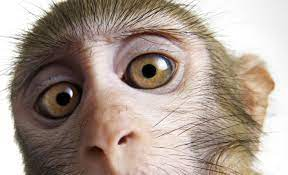
%> input picture Capture1.jpg, 288 x 175 px
$ octave PupilSize.m   (GNU Octave 9; MATLAB toolbox functions it lacks are replaced by stand-ins)
%> lines starting %> are read from the running program, lines starting %| are printed output that depends on the picture; in (x1, y1, x2, y2) boxes, pixels count from 0 and x2, y2 are one past the last pixel; in counts of white or black regions, pixels touching at a corner belong together; the program's own positions count from 1
% Demo by Image Analyst.  July 2021
clc;    % Clear the command window.
close all;  % Close all figures (except those of imtool.)
clear;  % Erase all existing variables. Or clearvars if you want.
workspace;  % Make sure the workspace panel is showing.
format long g;
format compact;
fontSize = 20;

%--------------------------------------------------------------------------------------------------------
%    READ IN IMAGE
folder = pwd;
baseFileName = 'Capture1.jpg';
grayImage = imread(baseFileName);
%> grayImage is the input picture: size 175x288x3 uint8; mean R, G, B 168.9, 153.5, 142.8
% Get the dimensions of the image.
% numberOfColorChannels should be = 1 for a gray scale image, and 3 for an RGB color image.
[rows, columns, numberOfColorChannels] = size(grayImage)
%> rows = 175; columns = 288; numberOfColorChannels = 3
if numberOfColorChannels > 1
	% It's not really gray scale like we expected - it's color.
	% Use weighted sum of ALL channels to create a gray scale image.
	grayImage = min(grayImage, [], 3);
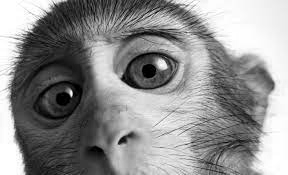
%> grayImage: size 175x288 uint8; min 0, max 255, mean 142.5
end

%--------------------------------------------------------------------------------------------------------
% Display the image.
subplot(2, 2, 1);
imshow(grayImage, []);
axis('on', 'image');
title('Original Image', 'FontSize', fontSize, 'Interpreter', 'None');
impixelinfo;
hFig = gcf;
hFig.WindowState = 'maximized'; % May not work in earlier versions of MATLAB.

%--------------------------------------------------------------------------------------------------------
% Get the histogram so we can see where to threshold it.
subplot(2, 2, 2);
imhist(grayImage);
grid on;
xlabel('Gray Level', 'FontSize', fontSize, 'Interpreter', 'None');
ylabel('Pixel Count', 'FontSize', fontSize, 'Interpreter', 'None');
title('Histogram of Original Image', 'FontSize', fontSize, 'Interpreter', 'None');

%--------------------------------------------------------------------------------------------------------
% Threshold to get the pupil.
% Use interactive thresholding app at https://www.mathworks.com/matlabcentral/fileexchange/29372-thresholding-an-image?s_tid=srchtitle
lowThreshold = 0.0;	% Set an initial guess.
highThreshold = 48;	% Set an initial guess.  (Depends on neighborhood size used for stdfilt().)

% Put lines of threshold on the histogram.
xline(lowThreshold, 'Color', 'r', 'LineWidth', 2);
xline(highThreshold, 'Color', 'r', 'LineWidth', 2);

pupilImage = (grayImage >= lowThreshold) & (grayImage <= highThreshold);
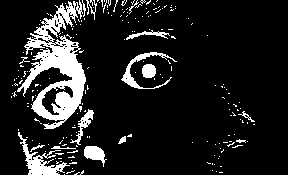
%> pupilImage: size 175x288 logical; 12.5% white; 204 white regions (188 under 20 px), largest, box (x1, y1, x2, y2) and area: (17, 0, 86, 129) 3574, (18, 132, 70, 175) 632, (121, 52, 177, 89) 400
% Display the image.
subplot(2, 2, 3);
imshow(pupilImage, []);
axis('on', 'image');
title('Binary (Thresholded) Image', 'FontSize', fontSize, 'Interpreter', 'None');
caption = sprintf('Binary Image Thresholded at %d.', highThreshold);
title(caption, 'FontSize', fontSize, 'Interpreter', 'None');
impixelinfo;
drawnow;

%--------------------------------------------------------------------------------------------------------
% Further clean up.
% Remove blobs touching edge of the image
% grayImage = imclearborder(grayImage);
% Take largest blob only.
pupilImage = bwareafilt(pupilImage, 1);
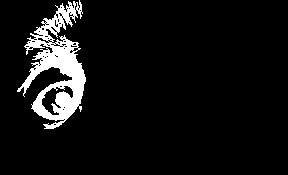
%> pupilImage: size 175x288 logical; 7.1% white; 1 white region, box (x1, y1, x2, y2) and area: (17, 0, 86, 129) 3574
% Fill holes due to specular reflections.
pupilImage = imfill(pupilImage, 'holes');
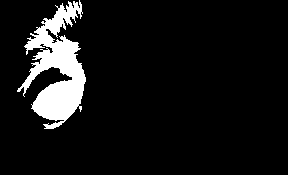
%> pupilImage: size 175x288 logical; 8.2% white; 1 white region, box (x1, y1, x2, y2) and area: (17, 0, 86, 129) 4139
subplot(2, 2, 4);
imshow(pupilImage, []);
axis('on', 'image');
title('Final Pupil Mask', 'FontSize', fontSize, 'Interpreter', 'None');
impixelinfo;

%--------------------------------------------------------------------------------------------------------
% Measure areas
props = regionprops(pupilImage, 'Area', 'Centroid');
%> props = 1 region; Area and Centroid: 4139 [57.8 69.4]
pupilArea = props.Area; % A simple pixel ocount.
%> pupilArea = 4139
% Measure area an alternative way that takes into account the shape of the boundary of the pupil.
weightedArea = bwarea(pupilImage)
%> weightedArea = 4185.6
caption = sprintf('Final Pupil Mask.  The pupil area is %d pixels (or %.1f pixels)', pupilArea, weightedArea);
subplot(2, 2, 4);
title(caption, 'FontSize', fontSize, 'Interpreter', 'None');

%--------------------------------------------------------------------------------------------------------
% Plot the boundaries and center over the original image.
subplot(2, 2, 1);
boundaries = bwboundaries(pupilImage);
%> boundaries = 1 boundary; box (x1, y1, x2, y2) and points: (17, 0, 86, 129) 838
boundaries = boundaries{1};
%> boundaries = 838 rows, first 12: [91 18; 90 19; 89 19; 89 20; 88 21; 87 22; 86 23; 85 23; 84 24; 83 25; 82 26; 81 26]
x = boundaries(:, 2);
%> x = 838 values, max 86 at index 563, min 18 at index 1, mean 54.85
y = boundaries(:, 1);
%> y = 838 values, max 129 at index 634, min 1 at index 329, mean 57.04
hold on;
plot(x, y, 'r-', 'LineWidth', 2); % Plot outline (boundary)
xCenter = props.Centroid(1);
%> xCenter = 57.84
yCenter = props.Centroid(2);
%> yCenter = 69.35
plot(xCenter, yCenter, 'r+', 'LineWidth', 2, 'MarkerSize', 40); % Plot crosshairs at centroid
title('Original Image with Pupil Outlined in Red', 'FontSize', fontSize, 'Interpreter', 'None');
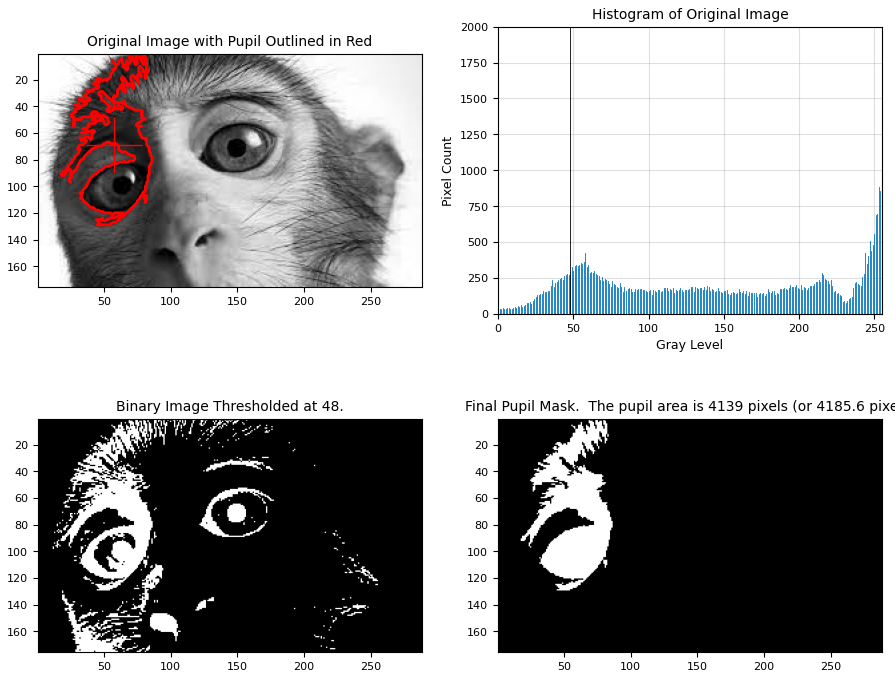
%> figure redrawn from the program's plot data, 4 panels

message = sprintf('The pupil area is %d pixels (or %.1f pixels)', pupilArea, weightedArea);
%> message = 'The pupil area is 4139 pixels (or 4185.6 pixels)'
fprintf('%s\n', message);
%| The pupil area is 4139 pixels (or 4185.6 pixels)
message = sprintf('Done!\nThe pupil area is %d pixels (or %.1f pixels).', pupilArea, weightedArea);
uiwait(helpdlg(message));
 mm = ( pupilArea*0.206)
%> mm = 852.6
 c = mm/3.14
%> c = 271.5
 k = sqrt(c)
%> k = 16.48
 k/5
%> ans = 3.3
